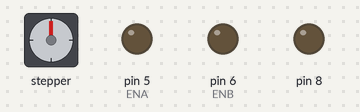
This sketch was run on a simulated Arduino Uno, built with avr-gcc and run on an emulated ATmega328P. On the bench: stepper motor, output pins drawn as LEDs (lit = HIGH). Wiring (inferred from the names in the program): stepper motor (2048 steps per turn assumed): coils pin 10, pin 12, pin 11, pin 13. Pins used as bus, display or sensor lines are not drawn; what the sketch prints to the serial monitor is not drawn.

Above: at 0.1 s.
At 0.49 s:
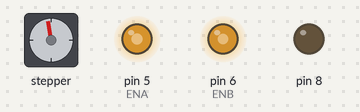
At 31.0 s:
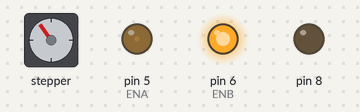
Timing chart, 0 to 32.5 s (numbered marks = the images above):
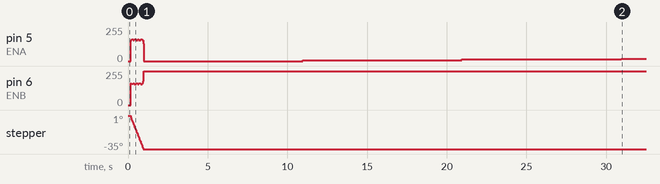

Measured:
- by itself, stepper: turns 35° counter-clockwise in 0.79 s

The sketch:

Stepper_64.ino
```cpp
// (licence header left out)
byte i = 0;

unsigned int count = 0;

byte o_A1 = 10;
byte o_A2 = 11;
byte o_B1 = 12;
byte o_B2 = 13;

byte ENA = 5;
byte ENB = 6;

bool flag;

byte ENAV[256];
byte ENBV[256];

void setup(){
  pinMode(o_A1, OUTPUT);
  pinMode(o_A2, OUTPUT);
  pinMode(o_B1, OUTPUT);
  pinMode(o_B2, OUTPUT);
  pinMode(8, OUTPUT);

  pinMode(ENA, OUTPUT);
  pinMode(ENB, OUTPUT);
  Serial.begin(2000000);
  Serial.println("Iniciando inicialización");

  for(int j = 0; j < 256; j++){
    ENAV[j] = (byte)255*abs(sin((float)j/40.74));
    Serial.print(ENAV[j]);
    Serial.print(", ");
    ENBV[j] = (byte)255*abs(sin((float)(j+64)/40.74));
  }
  Serial.println("Inicialización terminada");
}

void loop(){
  digitalWrite(o_A1, i > 127);
  digitalWrite(o_A2, i < 127);
  digitalWrite(o_B1, (i+64)%255 > 127);
  digitalWrite(o_B2, (i+64)%255 < 127);
  analogWrite(ENA, ENAV[i%256]);
  analogWrite(ENB, ENBV[i%256]);
  //delayMicroseconds(10);
  //delayMicroseconds(analogRead(A0)*5);
  i++;
  count++;
  //flag = !flag;
  //digitalWrite(8,flag);
  if(count > 12800){
    delay(10000);
  }
}
```
